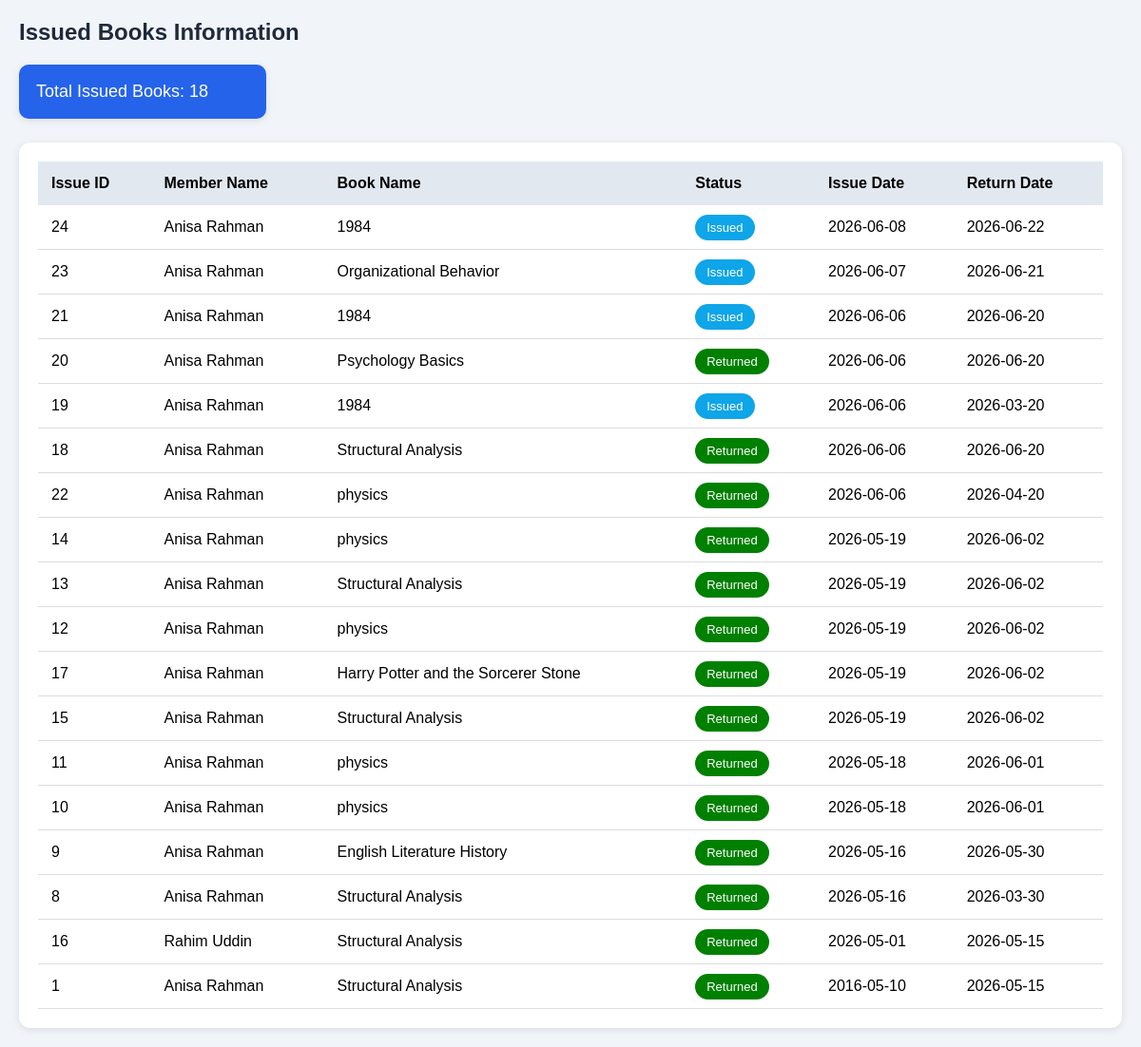
The page /issue_books.php on the database its author committed.
### tables this page shows
CREATE TABLE `issued_books` (
  `Issue_ID` int(11) NOT NULL,
  `Member_ID` int(11) DEFAULT NULL,
  `Book_ID` int(11) DEFAULT NULL,
  `Issue_Date` date DEFAULT NULL,
  `Return_Date` date DEFAULT NULL,
  `Status` varchar(30) DEFAULT NULL
);

CREATE TABLE `member` (
  `ID` int(11) NOT NULL,
  `Name` varchar(100) DEFAULT NULL,
  `Address` varchar(200) DEFAULT NULL,
  `Email` varchar(100) DEFAULT NULL,
  `Phone_number` varchar(20) DEFAULT NULL,
  `Membership_date` date DEFAULT NULL,
  `STATUS` varchar(20) DEFAULT NULL,
  `PASSWORD` varchar(100) DEFAULT NULL
);

CREATE TABLE `books` (
  `Book_ID` int(11) NOT NULL,
  `Book_Name` varchar(150) DEFAULT NULL,
  `Author` varchar(100) DEFAULT NULL,
  `Category` varchar(100) DEFAULT NULL,
  `Edition` varchar(20) DEFAULT NULL,
  `Price` decimal(10,2) DEFAULT NULL,
  `Quantity` int(11) DEFAULT NULL,
  `Status` varchar(20) DEFAULT NULL
);

### issue_books.php (the view, shortened to what this page needs)
<?php
include 'db_connect.php';
$total_sql = "SELECT COUNT(*) AS total_issued FROM issued_books";
$total_result = mysqli_query($conn, $total_sql);
$total_data = mysqli_fetch_assoc($total_result);
?>
<!DOCTYPE html>
<html lang="en">
<head>
</head>
<body>
<div class="container">
    <h2>Issued Books Information</h2>
    <div class="count-box">
        Total Issued Books:
        <?php echo $total_data['total_issued']; ?>
    </div>
    <div class="table-box">
        <table>
            <tr>
                <th>Issue ID</th>
                <th>Member Name</th>
                <th>Book Name</th>
                <th>Status</th>
                <th>Issue Date</th>
                <th>Return Date</th>
            </tr>
            <?php
            $sql = "SELECT
                        issued_books.Issue_ID,
                        issued_books.Status,
                        issued_books.Issue_Date,
                        issued_books.Return_Date,
                        member.Name,
                        books.Book_Name
                    FROM issued_books
                    INNER JOIN member
                    ON issued_books.Member_ID = member.ID
                    INNER JOIN books
                    ON issued_books.Book_ID = books.Book_ID
                    ORDER BY issued_books.Issue_Date DESC";
            $result = mysqli_query($conn, $sql);
            if(mysqli_num_rows($result) > 0){
                while($row = mysqli_fetch_assoc($result)){
            ?>
            <tr>
                <td>
                    <?php echo $row['Issue_ID']; ?>
                </td>
                <td>
                    <?php echo $row['Name']; ?>
                </td>
                <td>
                    <?php echo $row['Book_Name']; ?>
                </td>
                <td>
                    <?php if($row['Status']=="Issued"){ ?>
                        <span class="status issued">
                            Issued
                        </span>
                    <?php } else { ?>
                        <span class="status returned">
                            Returned
                        </span>
                    <?php } ?>
                </td>
                <td>
                    <?php echo $row['Issue_Date']; ?>
                </td>
                <td>
                    <?php echo $row['Return_Date']; ?>
                </td>
            </tr>
            <?php
                }
            } else {
                echo "<tr>
                        <td colspan='6'>
                            No Issued Books Found
                        </td>
                      </tr>";
            }
            ?>
        </table>
    </div>
</div>
</body>
</html>

### issue_books.php (style rules this page uses)
* { margin:0; padding:0; box-sizing:border-box; font-family:Arial,sans-serif; }
body { background:#f1f5f9; padding:20px; }
.container { width:100%; }
h2 { margin-bottom:20px; color:#1e293b; }
.count-box { background:#2563eb; color:white; padding:18px; width:260px; border-radius:10px; margin-bottom:25px; font-size:18px; box-shadow:0 2px 8px rgba(0,0,0,0.1); }
.table-box { background:white; padding:20px; border-radius:12px; box-shadow:0 2px 8px rgba(0,0,0,0.1); }
table { width:100%; border-collapse:collapse; }
table th { background:#e2e8f0; padding:14px; text-align:left; }
table td { padding:14px; border-bottom:1px solid #ddd; }
.status { color:white; padding:6px 12px; border-radius:20px; font-size:13px; }
.issued { background:#0ea5e9; }
.returned { background:green; }

### rows shown on the page
issued_books: Issue_ID "24", Member_ID.Name "Anisa Rahman", Book_ID.Book_Name "1984", Status "Issued", Issue_Date "2026-06-08", Return_Date "2026-06-22"
issued_books: Issue_ID "23", Member_ID.Name "Anisa Rahman", Book_ID.Book_Name "Organizational Behavior", Status "Issued", Issue_Date "2026-06-07", Return_Date "2026-06-21"
issued_books: Issue_ID "21", Member_ID.Name "Anisa Rahman", Book_ID.Book_Name "1984", Status "Issued", Issue_Date "2026-06-06", Return_Date "2026-06-20"
issued_books: Issue_ID "20", Member_ID.Name "Anisa Rahman", Book_ID.Book_Name "Psychology Basics", Status "Returned", Issue_Date "2026-06-06", Return_Date "2026-06-20"
issued_books: Issue_ID "19", Member_ID.Name "Anisa Rahman", Book_ID.Book_Name "1984", Status "Issued", Issue_Date "2026-06-06", Return_Date "2026-03-20"
issued_books: Issue_ID "18", Member_ID.Name "Anisa Rahman", Book_ID.Book_Name "Structural Analysis", Status "Returned", Issue_Date "2026-06-06", Return_Date "2026-06-20"
issued_books: Issue_ID "22", Member_ID.Name "Anisa Rahman", Book_ID.Book_Name "physics", Status "Returned", Issue_Date "2026-06-06", Return_Date "2026-04-20"
issued_books: Issue_ID "14", Member_ID.Name "Anisa Rahman", Book_ID.Book_Name "physics", Status "Returned", Issue_Date "2026-05-19", Return_Date "2026-06-02"
issued_books: Issue_ID "13", Member_ID.Name "Anisa Rahman", Book_ID.Book_Name "Structural Analysis", Status "Returned", Issue_Date "2026-05-19", Return_Date "2026-06-02"
issued_books: Issue_ID "12", Member_ID.Name "Anisa Rahman", Book_ID.Book_Name "physics", Status "Returned", Issue_Date "2026-05-19", Return_Date "2026-06-02"
issued_books: Issue_ID "17", Member_ID.Name "Anisa Rahman", Book_ID.Book_Name "Harry Potter and the Sorcerer Stone", Status "Returned", Issue_Date "2026-05-19", Return_Date "2026-06-02"
issued_books: Issue_ID "15", Member_ID.Name "Anisa Rahman", Book_ID.Book_Name "Structural Analysis", Status "Returned", Issue_Date "2026-05-19", Return_Date "2026-06-02"
issued_books: Issue_ID "11", Member_ID.Name "Anisa Rahman", Book_ID.Book_Name "physics", Status "Returned", Issue_Date "2026-05-18", Return_Date "2026-06-01"
issued_books: Issue_ID "10", Member_ID.Name "Anisa Rahman", Book_ID.Book_Name "physics", Status "Returned", Issue_Date "2026-05-18", Return_Date "2026-06-01"
issued_books: Issue_ID "9", Member_ID.Name "Anisa Rahman", Book_ID.Book_Name "English Literature History", Status "Returned", Issue_Date "2026-05-16", Return_Date "2026-05-30"
issued_books: Issue_ID "8", Member_ID.Name "Anisa Rahman", Book_ID.Book_Name "Structural Analysis", Status "Returned", Issue_Date "2026-05-16", Return_Date "2026-03-30"
issued_books: Issue_ID "16", Member_ID.Name "Rahim Uddin", Book_ID.Book_Name "Structural Analysis", Status "Returned", Issue_Date "2026-05-01", Return_Date "2026-05-15"
issued_books: Issue_ID "1", Member_ID.Name "Anisa Rahman", Book_ID.Book_Name "Structural Analysis", Status "Returned", Issue_Date "2016-05-10", Return_Date "2026-05-15"

### other values the page prints
$total_data['total_issued'] "18"
